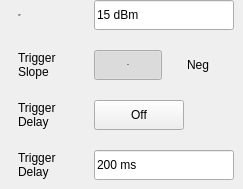
    <widget class="QWidget" name="RFBurst">
     <widget class="QPushButton" name="pb_RFBurst_Neg">
      <property name="geometry">
       <rect>
        <x>164</x>
        <y>50</y>
        <width>68</width>
        <height>30</height>
       </rect>
      </property>
      <property name="focusPolicy">
       <enum>Qt::NoFocus</enum>
      </property>
      <property name="styleSheet">
       <string notr="true">/*******************indoor**********************/
#SA_Dialog_TriggerSetup[status  =  &quot;indoor&quot;] 
QPushButton{
	font: 75 13px &quot;Arial&quot;;
	font-weight:bold;
}

#SA_Dialog_TriggerSetup[status  =  &quot;indoor&quot;] 
QPushButton:checked{
	background-image: url(:/sa/image/fre_checked_right.png);
	background-position:right;
color:rgba(87, 87, 87, 1);
	background-color:transparent;
}

#SA_Dialog_TriggerSetup[status  =  &quot;indoor&quot;] 
QPushButton:!checked
{
color:rgba(123, 123, 123, 1);
	background-image: url(:/sa/image/fre_checked_left.png);
	background-position:right;
	background-color:transparent;
}

/*******************outdoor**********************/
#SA_Dialog_TriggerSetup[status  =  &quot;outdoor&quot;] 
QPushButton{
	font: 75 13px &quot;Arial&quot;;
	font-weight:bold;
}

#SA_Dialog_TriggerSetup[status  =  &quot;outdoor&quot;] 
QPushButton:checked{
	background-image: url(:/sa/image/fre_checked_right.png);
	background-position:right;
color:rgba(87, 87, 87, 1);
	background-color:transparent;
}

#SA_Dialog_TriggerSetup[status  =  &quot;outdoor&quot;] 
QPushButton:!checked
{
color:rgba(123, 123, 123, 1);
	background-image: url(:/sa/image/fre_checked_left.png);
	background-position:right;
	background-color:transparent;
}

/*******************night**********************/
#SA_Dialog_TriggerSetup[status  =  &quot;night&quot;] 
QPushButton{
	font: 75 13px &quot;Arial&quot;;
	font-weight:bold;
}

#SA_Dialog_TriggerSetup[status  =  &quot;night&quot;] 
QPushButton:checked{
	background-image: url(:/sa/image/night/btn_right_click.png);
	color:rgba(85,74,56,1);
	background-color:transparent;
}

#SA_Dialog_TriggerSetup[status  =  &quot;night&quot;] 
QPushButton:!checked
{
	color:rgba(121,106,81,1);
	border-image:url(:/sa/image/night/btn_right_nor.png);
	background-color:transparent;
}</string>
      </property>
      <property name="text">
       <string>Neg</string>
      </property>
      <property name="checkable">
       <bool>true</bool>
      </property>
      <property name="checked">
       <bool>false</bool>
      </property>
      <property name="autoExclusive">
       <bool>true</bool>
      </property>
      <property name="flat">
       <bool>true</bool>
      </property>
     </widget>
     <widget class="SA_LineEdit" name="edit_RFBurst_level">
      <property name="geometry">
       <rect>
        <x>94</x>
        <y>0</y>
        <width>140</width>
        <height>30</height>
       </rect>
      </property>
      <property name="text">
       <string>15 dBm</string>
      </property>
      <property name="readOnly">
       <bool>true</bool>
      </property>
     </widget>
     <widget class="SA_LineEdit" name="edit_RFBurst_DelayValue">
      <property name="geometry">
       <rect>
        <x>94</x>
        <y>150</y>
        <width>140</width>
        <height>30</height>
       </rect>
      </property>
      <property name="text">
       <string>200 ms</string>
      </property>
      <property name="readOnly">
       <bool>true</bool>
      </property>
     </widget>
     <widget class="QLabel" name="label_13">
      <property name="geometry">
       <rect>
        <x>18</x>
        <y>50</y>
        <width>72</width>
        <height>30</height>
       </rect>
      </property>
      <property name="text">
       <string>Trigger
Slope</string>
      </property>
     </widget>
     <widget class="QPushButton" name="pb_RFBurst_DelayOn">
      <property name="geometry">
       <rect>
        <x>94</x>
        <y>100</y>
        <width>90</width>
        <height>30</height>
       </rect>
      </property>
      <property name="focusPolicy">
       <enum>Qt::NoFocus</enum>
      </property>
      <property name="styleSheet">
       <string notr="true">/*******************indoor**********************/
#SA_Dialog_TriggerSetup[status  =  &quot;indoor&quot;] 
QPushButton
{
	background-color:rgba(0,0,0,0);
	font: 75 13px &quot;Arial&quot;;
	font-weight:bold;
}
#SA_Dialog_TriggerSetup[status  =  &quot;indoor&quot;] 
QPushButton:checked
{
	padding:7px 44px 6px 25px;
	color:rgba(87, 87, 87, 1);
	border-image: url(:/sa/image/toggle_on.png);
}
#SA_Dialog_TriggerSetup[status  =  &quot;indoor&quot;] 
QPushButton:!checked
{
	padding:7px 17px 6px 36px;
	color:rgba(123, 123, 123, 1);
	border-image: url(:/sa/image/toggle_off.png);
}

/*******************outdoor**********************/
#SA_Dialog_TriggerSetup[status  =  &quot;outdoor&quot;] 
QPushButton
{
	background-color:rgba(0,0,0,0);
	font: 75 13px &quot;Arial&quot;;
	font-weight:bold;
}
#SA_Dialog_TriggerSetup[status  =  &quot;outdoor&quot;] 
QPushButton:checked
{
	padding:7px 44px 6px 25px;
	color:rgba(87, 87, 87, 1);
	border-image: url(:/sa/image/toggle_on.png);
}
#SA_Dialog_TriggerSetup[status  =  &quot;outdoor&quot;] 
QPushButton:!checked
{
	padding:7px 17px 6px 36px;
	color:rgba(123, 123, 123, 1);
	border-image: url(:/sa/image/toggle_off.png);
}

/*******************night**********************/
#SA_Dialog_TriggerSetup[status  =  &quot;night&quot;] 
QPushButton
{
	background-color:rgba(0,0,0,0);
	font: 75 13px &quot;Arial&quot;;
	font-weight:bold;
}
#SA_Dialog_TriggerSetup[status  =  &quot;night&quot;] 
QPushButton:checked
{
	padding:7px 44px 6px 25px;
	color:rgba(87, 87, 87, 1);
	border-image: url(:/sa/image/night/toggle_on.png);
}
#SA_Dialog_TriggerSetup[status  =  &quot;night&quot;] 
QPushButton:!checked
{
	padding:7px 17px 6px 36px;
	color:rgba(121,106,81,1);
	border-image: url(:/sa/image/night/toggle_off.png);
}</string>
      </property>
      <property name="text">
       <string>Off</string>
      </property>
      <property name="checkable">
       <bool>true</bool>
      </property>
      <property name="checked">
       <bool>false</bool>
      </property>
     </widget>
     <widget class="QLabel" name="label_14">
      <property name="geometry">
       <rect>
        <x>18</x>
        <y>100</y>
        <width>52</width>
        <height>30</height>
       </rect>
      </property>
      <property name="text">
       <string>Trigger
Delay</string>
      </property>
     </widget>
     <widget class="QLabel" name="label_15">
      <property name="geometry">
       <rect>
        <x>18</x>
        <y>0</y>
        <width>66</width>
        <height>30</height>
       </rect>
      </property>
      <property name="font">
       <font>
        <family>Arial</family>
        <pointsize>-1</pointsize>
        <weight>9</weight>
        <italic>false</italic>
        <bold>false</bold>
       </font>
      </property>
      <property name="text">
       <string>Trigger
Level</string>
      </property>
     </widget>
     <widget class="QPushButton" name="pb_RFBurst_Pos">
      <property name="geometry">
       <rect>
        <x>94</x>
        <y>50</y>
        <width>68</width>
        <height>30</height>
       </rect>
      </property>
      <property name="font">
       <font>
        <family>Arial</family>
        <pointsize>-1</pointsize>
        <weight>75</weight>
        <italic>false</italic>
        <bold>true</bold>
       </font>
      </property>
      <property name="focusPolicy">
       <enum>Qt::NoFocus</enum>
      </property>
      <property name="styleSheet">
       <string notr="true">/*******************indoor**********************/
#SA_Dialog_TriggerSetup[status  =  &quot;indoor&quot;] 
QPushButton{
	font: 75 13px &quot;Arial&quot;;
	font-weight:bold;
}
#SA_Dialog_TriggerSetup[status  =  &quot;indoor&quot;] 
QPushButton:checked{
	color:rgba(87, 87, 87, 1);
	background-color:transparent;
	padding: 8px 14px 7px 15px;
	background-image: url(:/sa/image/fre_checked_left.png);
}
#SA_Dialog_TriggerSetup[status  =  &quot;indoor&quot;] 
QPushButton:!checked
{
color:rgba(123, 123, 123, 1);
background-color:transparent;
padding: 8px 14px 7px 15px;
	background-image: url(:/sa/image/fre_checked_right.png);
}

/*******************outdoor**********************/
#SA_Dialog_TriggerSetup[status  =  &quot;outdoor&quot;] 
QPushButton{
	font: 75 13px &quot;Arial&quot;;
	font-weight:bold;
}
#SA_Dialog_TriggerSetup[status  =  &quot;outdoor&quot;] 
QPushButton:checked{
	color:rgba(87, 87, 87, 1);
	background-color:transparent;
	padding: 8px 14px 7px 15px;
	background-image: url(:/sa/image/fre_checked_left.png);
}
#SA_Dialog_TriggerSetup[status  =  &quot;outdoor&quot;] 
QPushButton:!checked
{
color:rgba(123, 123, 123, 1);
background-color:transparent;
padding: 8px 14px 7px 15px;
	background-image: url(:/sa/image/fre_checked_right.png);
}

/*******************night**********************/
#SA_Dialog_TriggerSetup[status  =  &quot;night&quot;] 
QPushButton{
	font: 75 13px &quot;Arial&quot;;
	font-weight:bold;
}
#SA_Dialog_TriggerSetup[status  =  &quot;night&quot;] 
QPushButton:checked{
	color:rgba(85,74,56,1);
	background-color:transparent;
	padding: 8px 14px 7px 15px;
	border-image:url(:/sa/image/night/btn_left_click.png);
}
#SA_Dialog_TriggerSetup[status  =  &quot;night&quot;] 
QPushButton:!checked
{
color:rgba(121,106,81,1);
background-color:transparent;
padding: 8px 14px 7px 15px;
	border-image: url(:/sa/image/night/btn_left_nor.png);
}
</string>
      </property>
      <property name="text">
       <string>Pos</string>
      </property>
      <property name="checkable">
       <bool>true</bool>
      </property>
      <property name="checked">
       <bool>true</bool>
      </property>
      <property name="autoExclusive">
       <bool>true</bool>
      </property>
      <property name="flat">
       <bool>true</bool>
      </property>
     </widget>
     <widget class="QLabel" name="label_16">
      <property name="geometry">
       <rect>
        <x>18</x>
        <y>150</y>
        <width>54</width>
        <height>30</height>
       </rect>
      </property>
      <property name="text">
       <string>Trigger
Delay</string>
      </property>
     </widget>
    </widget>
